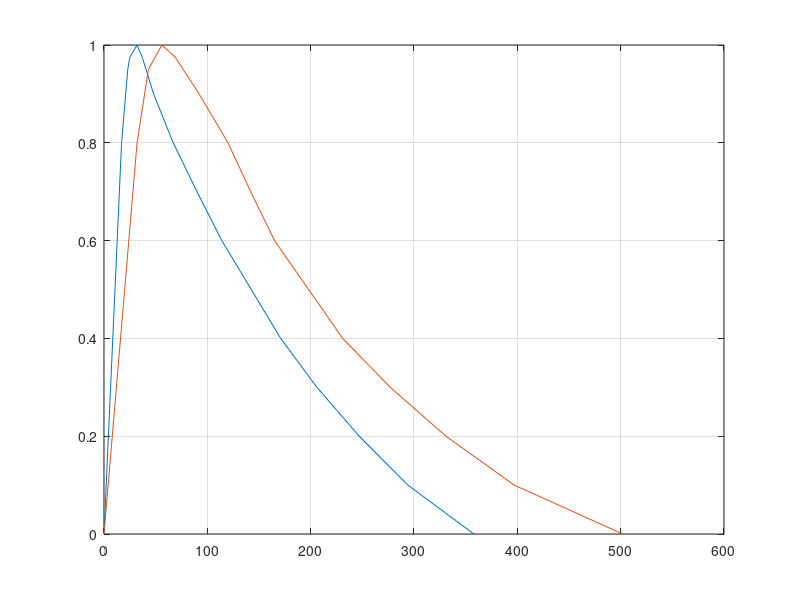
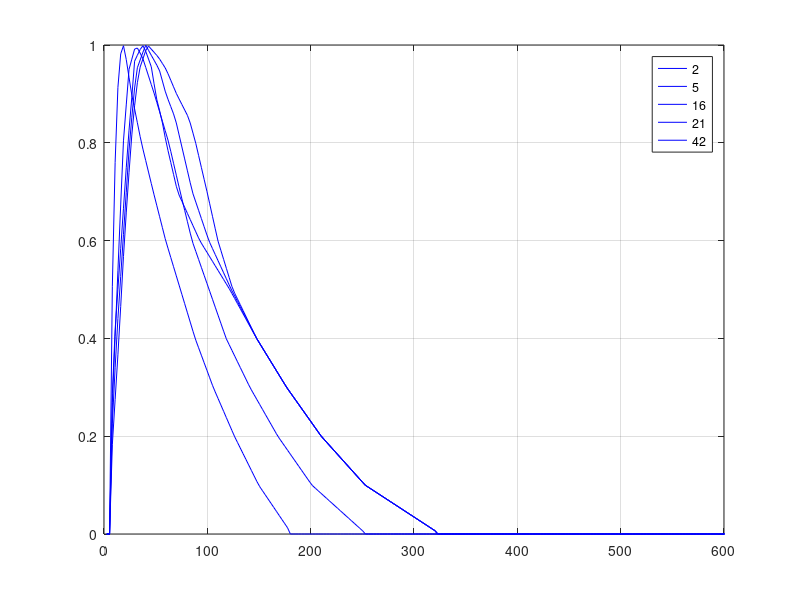

MATLAB code to generate these figures, in order:
function dw_Hweights(N)
% function dw_Hweights(N)
%
% This file belongs to the roughness algorithm
% contact for the original source code :
% http://home.tm.tue.nl/dhermes/

% Included into psysound by Matt Flax <flatmax @
% http://www.flatmaxstudios.org> : flatmax is Matt Flax
% March 2006 : For the psySoundPro project
%
% weights for freq. bins < N/2

if nargin == 0
    N = 8192;
end

Fs = 44100;

DCbins	= 2;

H2 = [	0	0
        17  0.8
        23	0.95
        25	0.975
        32	1
        37	0.975
        48	0.9
        67  0.8
        90	0.7
        114 0.6
        171 0.4
        206	0.3
        247 0.2
        294	0.1
        358	0 ];

H5 = [	0	0
        32  0.8
        43	0.95
        56	1
        69	0.975
        92	0.9
        120 0.8
        142	0.7
        165 0.6
        231 0.4
        277	0.3
        331 0.2
        397	0.1
        502	0 ];

H16 = [	0	0
        23.5	0.4
        34	0.6
        47	0.8
        56	0.9
        63	0.95
        79	1
        100	0.975
        115	0.95
        135	0.9
        159	0.85
        172	0.8
        194	0.7
        215	0.6
        244	0.5
        290	0.4
        348	0.3
        415	0.2
        500	0.1
        645	0	];

H21 = [	0       0
        19      0.4
        44      0.8
        52.5	0.9
        58      0.95
        75      1
        101.5	0.95
        114.5	0.9
        132.5	0.85
        143.5	0.8
        165.5	0.7
        197.5	0.6
        241     0.5
        290     0.4
        348     0.3
        415     0.2
        500     0.1
        645     0	];


H42 = [ 0	0
        15	0.4
        41	0.8
        49	0.9
        53	0.965
        64	0.99
        71	1
        88	0.95
        94	0.9
        106	0.85
        115	0.8
        137	0.7
        180	0.6
        238	0.5
        290	0.4
        348	0.3
        415	0.2
        500	0.1
        645	0	];

Hweight	= zeros(47,N);

% weighting function H2
last	= floor((358/Fs)*N) ;
k       = DCbins+1:1:last;
f       = (k-1)*Fs/N;
Hweight(2,k) = interp1(H2(:,1),H2(:,2),f(k-DCbins));

% weighting function H5
last	= floor((502/Fs)*N);
k       = DCbins+1:1:last;
f       = (k-1)*Fs/N;
Hweight(5,k)	= interp1(H5(:,1),H5(:,2),f(k-DCbins));

% weighting function H16
last	= floor((645/Fs)*N);
k       = DCbins+1:1:last;
f       = (k-1)*Fs/N;
Hweight(16,k)	= interp1(H16(:,1),H16(:,2),f(k-DCbins));

% weighting function H21
Hweight(21,k)	= interp1(H21(:,1),H21(:,2),f(k-DCbins));

% weighting function H42
Hweight(42,k)	= interp1(H42(:,1),H42(:,2),f(k-DCbins));

% H1-H4
Hweight(1,:) = Hweight(2,:);
Hweight(3,:) = Hweight(2,:);
Hweight(4,:) = Hweight(2,:);

% H5-H15
for l =	6:1:15;
  Hweight(l,:) = Hweight(5,:);
end

% H17-H20
for l =	17:1:20;
  Hweight(l,:) = Hweight(16,:);
end

% H22-H41
for l =	22:1:41;
  Hweight(l,:) = Hweight(21,:);
end

% H43-H47
for l =	43:1:47;
  Hweight(l,:) = Hweight(42,:);
end

figure;
plot(H2(:,1), H2(:,2),H5(:,1), H5(:,2)), grid on;

f = (1:N)/N*(Fs/2);
figure;
semilogx(f,Hweight(2,:), f,Hweight(9,:)), grid on;

close all
idx = [2 5 16 21 42];
txtLegend = {};
for i = idx
    try
        plot(f,Hweight(i  ,:),'b'), hold on; grid on;
        txtLegend{end+1} = num2str(i);
    end
end
legend(txtLegend)
xlim([0 600])

end
% end Hweights